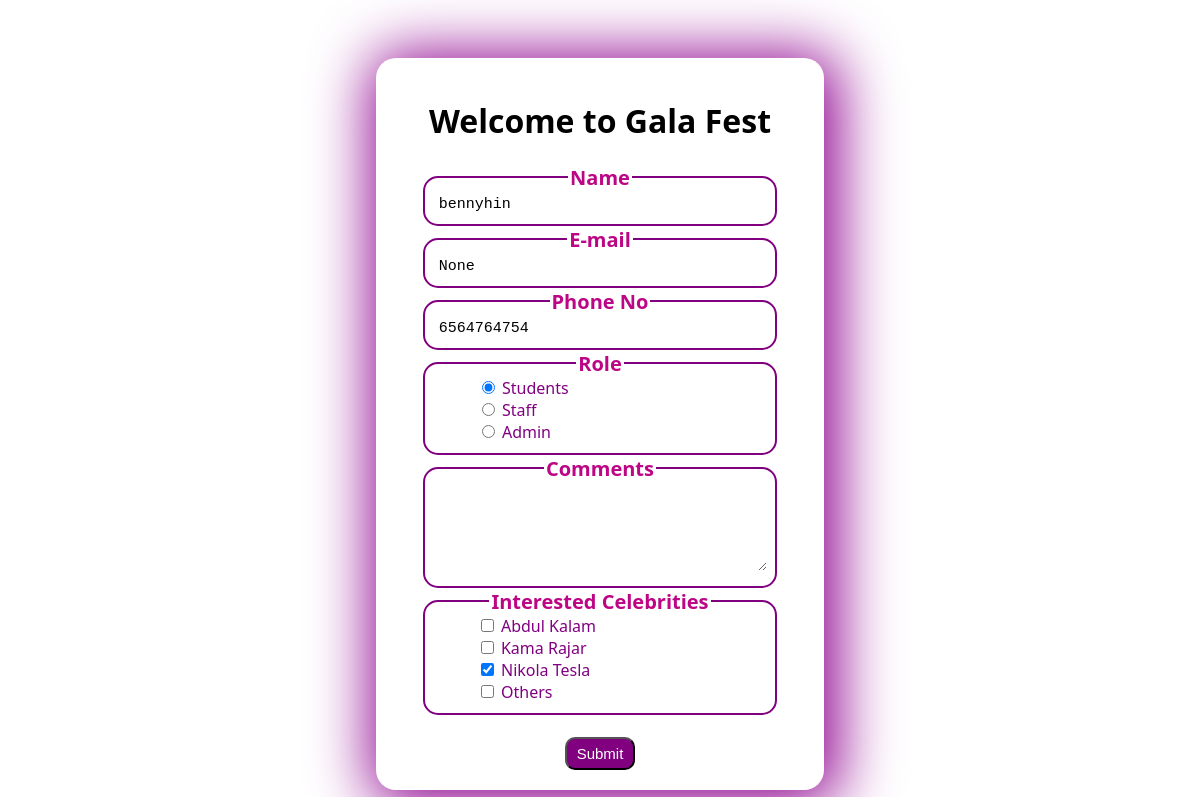
/update/6/, run on an earlier commit of the app's database.
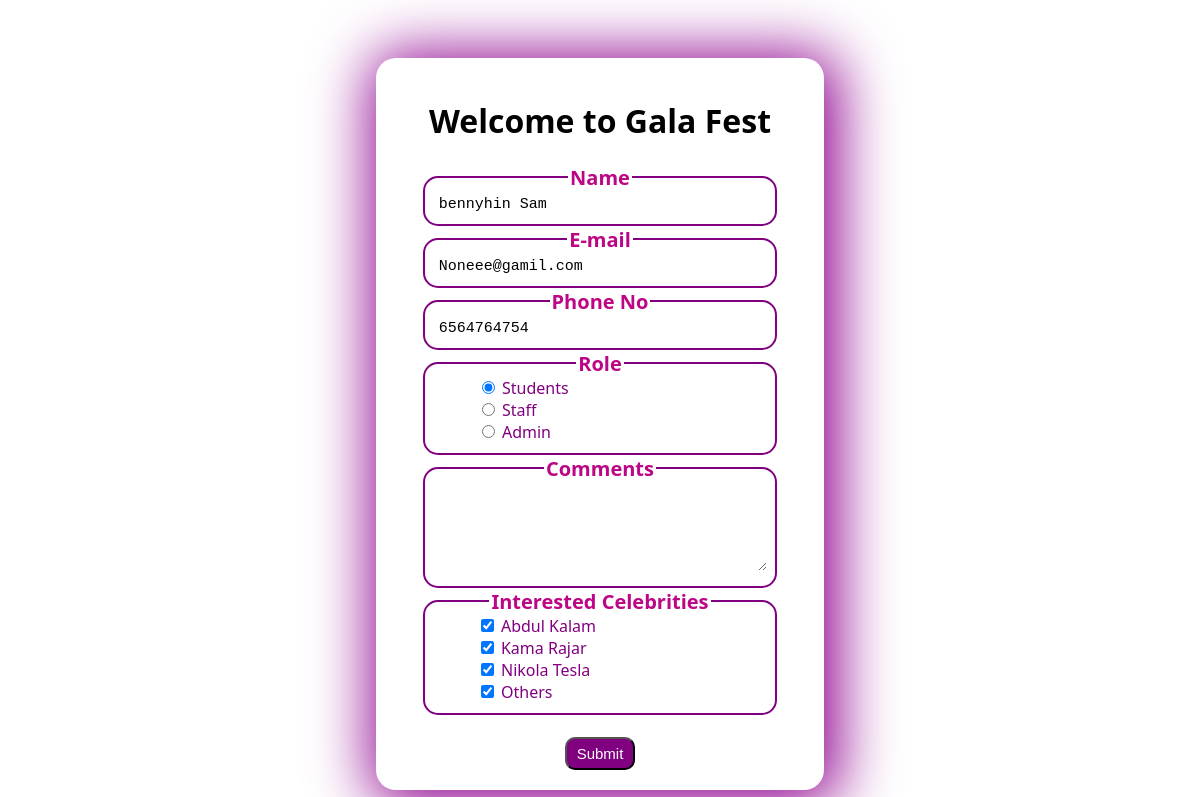
And on a later commit of the database.
### crud_app/models.py (models this page shows)
class Register(models.Model):
    username = models.TextField(max_length=100)
    email = models.EmailField(null=True, blank=True)  # Allow null values
    phone = models.PositiveIntegerField()
    role = models.TextField()
    comments = models.TextField(null=True, blank=True, max_length=1000)  # Allow null values
    celebrities = models.TextField()

### crud_app/views.py (the view)
# urls.py: path('update/<int:record_id>/',views.update_record,name='update_record')
def update_record(request,record_id):
    record = get_object_or_404(Register, pk=record_id)
    if request.method == 'POST':
        form = RegisterForm(request.POST, instance=record)
        if form.is_valid():
            form.save()
            return redirect('read')
    else:
        form = RegisterForm(instance=record)
    return render(request,'update.html',{'user':record})

### crud_app/templates/update.html (shortened to what this page needs)
{% load static %}
<!DOCTYPE html>
<html>
<head>
    <link rel="stylesheet" type="text/css" href="{% static 'style.css' %}">
</head>
<body>
<div>
    <h1>Welcome to Gala Fest</h1>
    <form  method="post">
        <fieldset>
            <legend>Name</legend>
            <input type="text" name="username" id="name" value="{{user.username}}"><br>
        </fieldset>
        <fieldset>
            <legend>E-mail</legend>
            <input type="email" name="email" id="mail" value="{% if user.email == 'a@g.c' %}{% else %}{{ user.email }}{% endif %}">
        </fieldset>
        <fieldset>
            <legend>Phone No</legend>
            <input type="tel" name="phone" id="phone" value="{{user.phone}}"><br>
        </fieldset>
        <fieldset>
            <legend>Role</legend>
            <section id="roles">
            <input type="radio" name="role"  {% if user.role == 'student' %}checked{% endif %} id="student" value="student" name="role" >
            <label  for="student">Students</label><br>
            <input type="radio" {% if user.role == 'staff' %}checked{% endif %} name="role" value="staff" id="staff">
            <label for="staff">Staff</label><br>
            <input value="admin"  {% if user.role == 'admin' %}checked{% endif %} type="radio" name="role" id="admin">
            <label for="admin">Admin</label><br>
        </fieldset>
        <fieldset>
            <legend>Comments</legend>
            <textarea name="comments" id="comments" cols="40" rows="5">{{ user.comments }}</textarea>
        </fieldset>
        <fieldset>
            <legend>Interested Celebrities</legend>
            <section id="celebrity">
            <input value="Abdul Kalam" type="checkbox" name="celebrities" id="ak" {% if "Abdul Kalam" in user.celebrities %}checked{% endif %}>
            <label for="ak">Abdul Kalam</label><br>
            <input value="kamarajar"  type="checkbox" name="celebrities" id="kr" {% if "kamarajar" in user.celebrities %}checked{% endif %}>
            <label for="kr">Kama Rajar</label><br>
            <input value="nikola tesla"  type="checkbox" name="celebrities" id="nt" {% if "nikola tesla" in user.celebrities %}checked{% endif %}>
            <label for="nt">Nikola Tesla</label><br>
            <input value="others" type="checkbox" name="celebrities" id="others" {% if "others" in user.celebrities %}checked{% endif %}>
            <label for="others">Others</label><br>
            </section>
        </fieldset><br>
        <button type="submit">Submit</button>
    </form>
</div>
</body>
</html>

What changed in the data, as far as the page shows it:
changed Register "☑ Students": username "bennyhin" → "bennyhin Sam"; email "None" → "Noneee@gamil.com"; celebrities "☐" → "☑"
